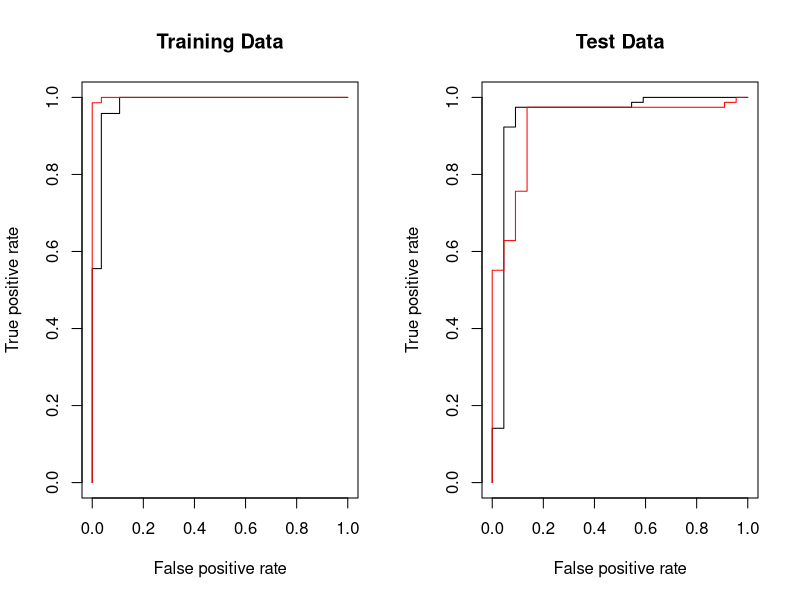
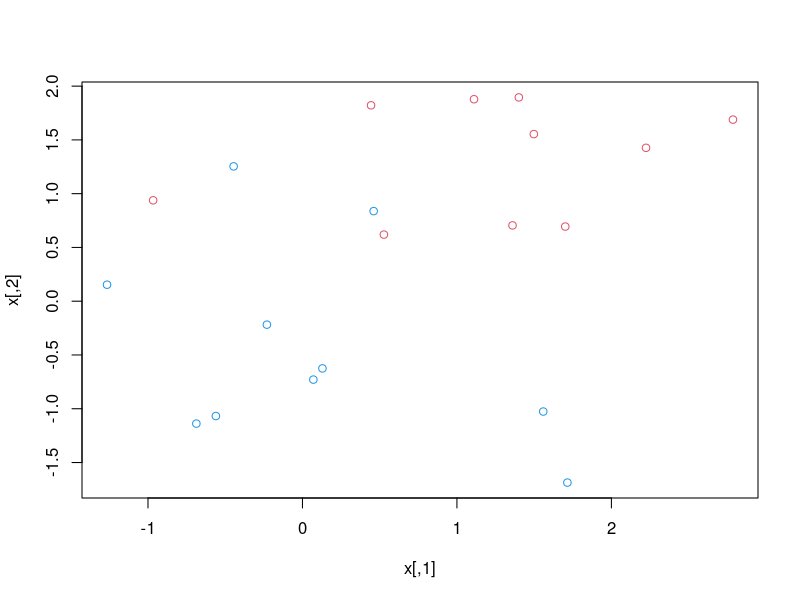
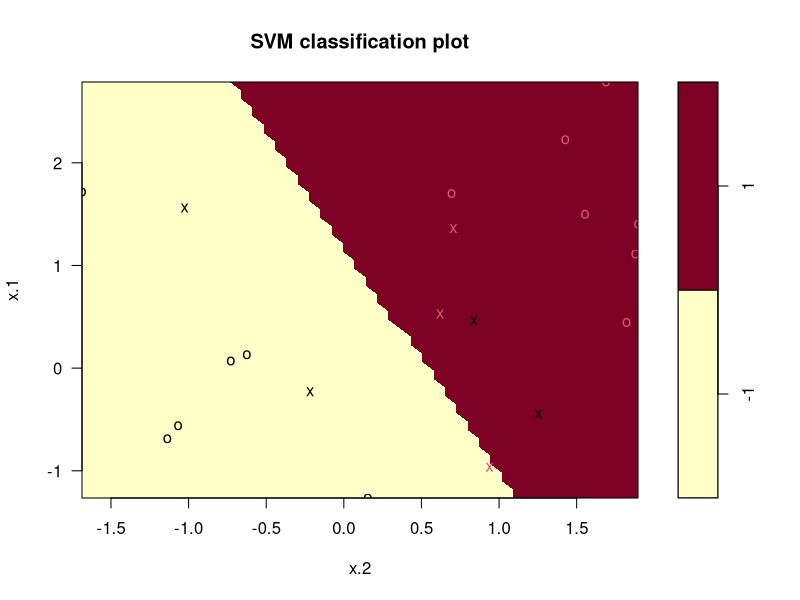
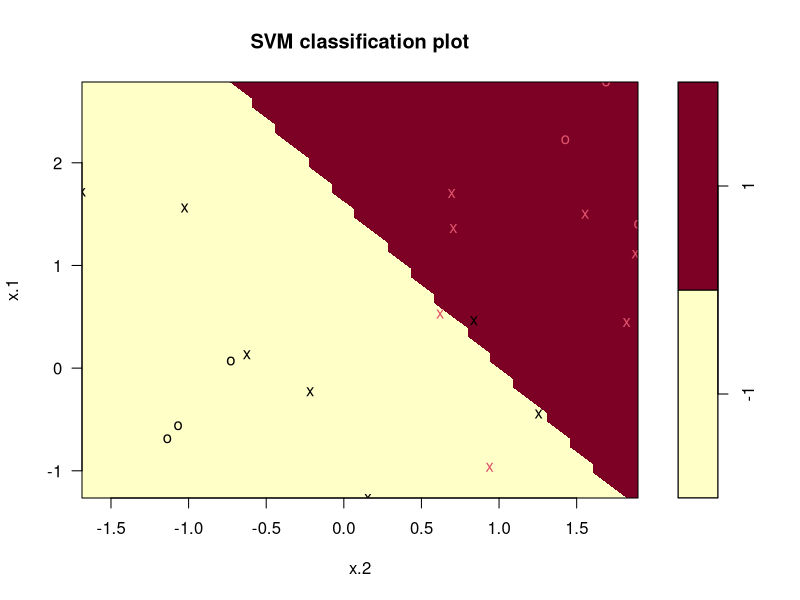
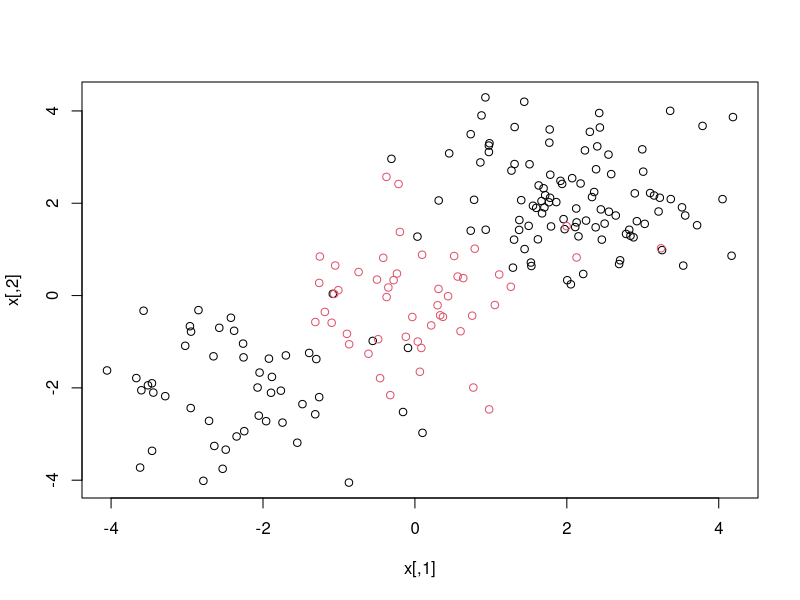
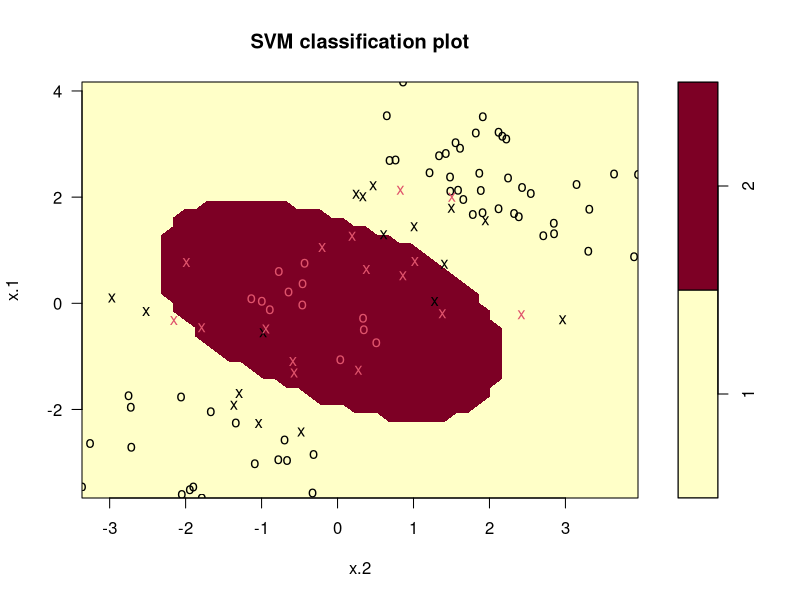

Generate these figures, in order, with R:
library(e1071)

## generate data
set.seed(123)
x = matrix(rnorm(20*2), ncol = 2)
y = c(rep(-1, 10), rep(1, 10))
x[y==1, ] = x[y==1, ] + 1
png("ex1.png")
plot(x, col = (3-y))
dev.off()
## fit the support vector classification
dat = data.frame(x = x, y = as.factor(y))
svmfit = svm(y~., data = dat, kernel = "linear", cost = 10, scale = FALSE)
png("ex1_svm.png")
plot(svmfit, dat)
dev.off()

## determine the identities
svmfit$index
summary(svmfit)

## a smaller cost
svmfit = svm(y~., data = dat, kernel = "linear", cost = 0.1, scale = FALSE)
png("ex1_svm_smaller.png")
plot(svmfit, dat)
dev.off()
svmfit$index

## cross-validation
set.seed(123)
tune.out = tune(svm, y~., data = dat, kernel="linear", ranges = list(cost=c(0.001, 0.01, 0.1, 1, 5, 10, 100)))
summary(tune.out)

## pick up the best model
bestmod = tune.out$best.model
summary(bestmod)

# Call:
#   best.tune(method = svm, train.x = y ~ ., data = dat, ranges = list(cost = c(0.001, 
#                                                                               0.01, 0.1, 1, 5, 10, 100)), kernel = "linear")
# 
# 
# Parameters:
#   SVM-Type:  C-classification 
# SVM-Kernel:  linear 
# cost:  1 
# gamma:  0.5 
# 
# Number of Support Vectors:  8
# 
# ( 4 4 )
# 
# 
# Number of Classes:  2 
# 
# Levels: 
#   -1 1

## prediction
xtest = matrix(rnorm(20*2), ncol = 2)
ytest = sample(c(-1, 1), 20, rep = TRUE)
xtest[ytest == 1, ] = xtest[ytest == 1, ] + 1
testdat = data.frame(x = xtest, y = as.factor(ytest))
ypred = predict(bestmod, testdat)
table(predict = ypred, truth = testdat$y)

#        truth
# predict -1 1
#      -1  8 2
#      1   1 9

## ######################
## support vector machine
## ######################

## generate some data with a non-linar class boundary
set.seed(123)
x = matrix(rnorm(200*2), ncol = 2)
x[1:100, ] = x[1:100, ] + 2
x[101:150, ] = x[101:150, ] - 2
y = c(rep(1, 150), rep(2, 50))
dat = data.frame(x = x, y = as.factor(y))
png("ex2.png")
plot(x, col = y)
dev.off()
## randomly split into training and testing groups
train = sample(200, 100)

## training data using radial kernel
svmfit = svm(y~., data = dat[train, ], kernel = "radial", cost = 1)
png("ex2_svm.png")
plot(svmfit, dat[train, ])
dev.off()
## cross-validation 
set.seed(123)
tune.out = tune(svm, y~., data = dat[train, ], kernel = "radial",
                ranges = list(cost = c(0.1, 1, 10, 100, 1000),
                              gamma = c(0.5, 1, 2, 3, 4)))
summary(tune.out)

# Parameter tuning of ‘svm’:
#   
#   - sampling method: 10-fold cross validation 
# 
# - best parameters:
#   cost gamma
# 10     3
# 
# - best performance: 0.08 
# 
# - Detailed performance results:
#   cost gamma error dispersion
# 1  1e-01   0.5  0.22 0.10327956
# 2  1e+00   0.5  0.11 0.08755950
# 3  1e+01   0.5  0.09 0.05676462
# 4  1e+02   0.5  0.11 0.08755950
# 5  1e+03   0.5  0.10 0.08164966
# 6  1e-01   1.0  0.22 0.10327956
# 7  1e+00   1.0  0.11 0.08755950
# 8  1e+01   1.0  0.10 0.08164966
# 9  1e+02   1.0  0.09 0.07378648
# 10 1e+03   1.0  0.13 0.08232726
# 11 1e-01   2.0  0.22 0.10327956
# 12 1e+00   2.0  0.12 0.09189366
# 13 1e+01   2.0  0.11 0.07378648
# 14 1e+02   2.0  0.12 0.06324555
# 15 1e+03   2.0  0.16 0.08432740
# 16 1e-01   3.0  0.22 0.10327956
# 17 1e+00   3.0  0.13 0.09486833
# 18 1e+01   3.0  0.08 0.07888106
# 19 1e+02   3.0  0.14 0.06992059
# 20 1e+03   3.0  0.16 0.08432740
# 21 1e-01   4.0  0.22 0.10327956
# 22 1e+00   4.0  0.12 0.09189366
# 23 1e+01   4.0  0.09 0.07378648
# 24 1e+02   4.0  0.13 0.06749486
# 25 1e+03   4.0  0.17 0.11595018

## prediction
table(true = dat[-train, "y"], pred = predict(tune.out$best.model, newdata = dat[-train, ]))

#       pred
# true  1  2
#    1 72  0
#    2  6 22

## ROC curves
library(ROCR)
rocplot = function(pred, truth, ...) {
  if (mean(pred[truth==1]) > mean(pred[truth==2]))
    predob = prediction(pred, truth, label.ordering = c("2", "1"))
  else
    predob = prediction(pred, truth, label.ordering = c("1", "2"))
  perf = performance(predob , "tpr" , "fpr")
  plot(perf, ...) 
}
svmfit.opt = svm(y~., data = dat[train, ], kernel = "radial",
                 gamma = 3, cost = 10, decision.values = T)
fitted = attributes(predict(svmfit.opt, dat[train, ], decision.values = T))$decision.values
par(mfrow = c(1, 2))
rocplot ( fitted , dat [ train ,"y"] , main ="Training Data")

## increasing gamma to produce a more flexible fit
svmfit.flex = svm(y~. , data = dat [ train ,] , kernel = "radial", gamma =50 , cost =1 , decision.values = T )
fitted = attributes(predict(svmfit.flex, dat[train ,], decision.values = T ) ) $decision.values
rocplot(fitted, dat[train, "y"], add = T, col ="red")

## on test data
fitted = attributes(predict(svmfit.opt, dat[-train, ], decision.values = T ) ) $decision.values
rocplot(fitted, dat[-train, "y"] , main = "Test Data")
fitted = attributes(predict(svmfit.flex, dat[-train, ], decision.values = T ) ) $decision.values
rocplot(fitted, dat[-train, "y"] , add =T, col ="red")
